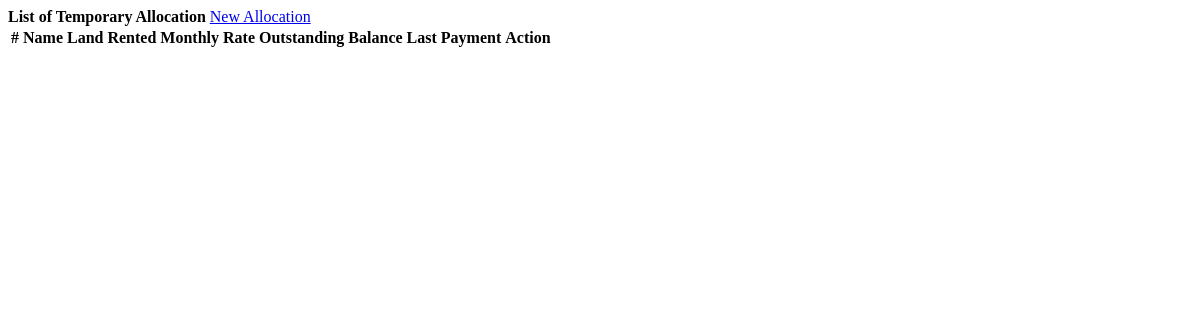
Page /tenants.php on the earlier database version.
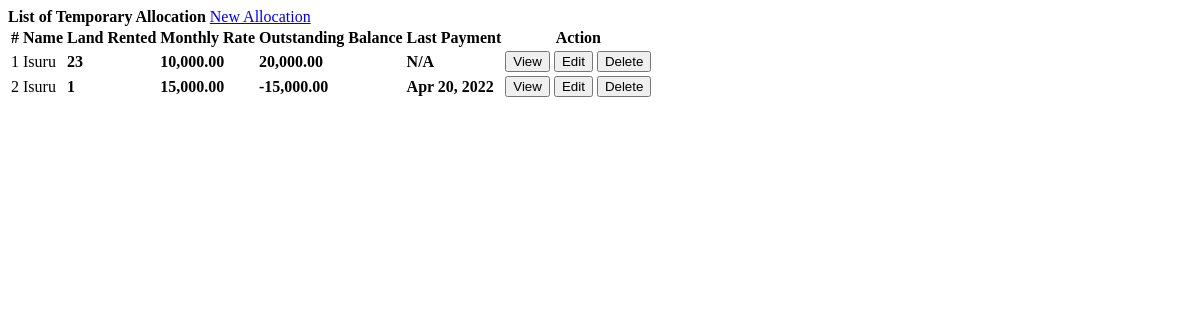
Same page on the later database version.
### tables this page shows
CREATE TABLE `tenants` (
  `id` int(30) NOT NULL,
  `firstname` varchar(100) NOT NULL,
  `middlename` varchar(100) NOT NULL,
  `lastname` varchar(100) NOT NULL,
  `email` varchar(100) NOT NULL,
  `contact` varchar(50) NOT NULL,
  `house_id` int(30) NOT NULL,
  `status` tinyint(1) NOT NULL DEFAULT 1 COMMENT '1 = active, 0= inactive',
  `date_in` date NOT NULL
);

CREATE TABLE `houses` (
  `id` int(30) NOT NULL,
  `house_no` varchar(50) NOT NULL,
  `category_id` int(30) NOT NULL,
  `description` text NOT NULL,
  `price` double NOT NULL
);

CREATE TABLE `payments` (
  `id` int(30) NOT NULL,
  `tenant_id` int(30) NOT NULL,
  `amount` float NOT NULL,
  `invoice` varchar(50) NOT NULL,
  `date_created` datetime NOT NULL DEFAULT current_timestamp()
);

### tenants.php (the view, shortened to what this page needs)
<?php include('db_connect.php');?>
<div class="container-fluid">
	<div class="col-lg-12">
		<div class="row">
			<div class="col-md-12">
				<div class="card">
					<div class="card-header">
						<b>List of Temporary Allocation</b>
						<span class="float:right"><a class="btn btn-primary btn-block btn-sm col-sm-2 float-right" href="javascript:void(0)" id="new_tenant">
					<i class="fa fa-plus"></i> New Allocation
				</a></span>
					</div>
					<div class="card-body">
						<table class="table table-condensed table-bordered table-hover">
							<thead>
								<tr>
									<th class="text-center">#</th>
									<th class="">Name</th>
									<th class="">Land Rented</th>
									<th class="">Monthly Rate</th>
									<th class="">Outstanding Balance</th>
									<th class="">Last Payment</th>
									<th class="text-center">Action</th>
								</tr>
							</thead>
							<tbody>
								<?php
								$i = 1;
								$tenant = $conn->query("SELECT t.*,concat(t.firstname) as name,h.house_no,h.price FROM tenants t inner join houses h on h.id = t.house_id where t.status = 1 order by h.house_no desc ");
								while($row=$tenant->fetch_assoc()):
									$months = abs(strtotime(date('Y-m-d')." 23:59:59") - strtotime($row['date_in']." 23:59:59"));
									$months = floor(($months) / (30*60*60*24));
									$payable = $row['price'] * $months;
									$paid = $conn->query("SELECT SUM(amount) as paid FROM payments where tenant_id =".$row['id']);
									$last_payment = $conn->query("SELECT * FROM payments where tenant_id =".$row['id']." order by unix_timestamp(date_created) desc limit 1");
									$paid = $paid->num_rows > 0 ? $paid->fetch_array()['paid'] : 0;
									$last_payment = $last_payment->num_rows > 0 ? date("M d, Y",strtotime($last_payment->fetch_array()['date_created'])) : 'N/A';
									$outstanding = $payable - $paid;
								?>
								<tr>
									<td class="text-center"><?php echo $i++ ?></td>
									<td>
										<?php echo ucwords($row['name']) ?>
									</td>
									<td class="">
										 <p> <b><?php echo $row['house_no'] ?></b></p>
									</td>
									<td class="">
										 <p> <b><?php echo number_format($row['price'],2) ?></b></p>
									</td>
									<td class="text-right">
										 <p> <b><?php echo number_format($outstanding,2) ?></b></p>
									</td>
									<td class="">
										 <p><b><?php echo  $last_payment ?></b></p>
									</td>
									<td class="text-center">
										<button class="btn btn-sm btn-outline-primary view_payment" type="button" data-id="<?php echo $row['id'] ?>" >View</button>
										<button class="btn btn-sm btn-outline-primary edit_tenant" type="button" data-id="<?php echo $row['id'] ?>" >Edit</button>
										<button class="btn btn-sm btn-outline-danger delete_tenant" type="button" data-id="<?php echo $row['id'] ?>">Delete</button>
									</td>
								</tr>
								<?php endwhile; ?>
							</tbody>
						</table>
					</div>
				</div>
			</div>
		</div>
	</div>
</div>

### tenants.php (style rules this page uses)
td { vertical-align: middle !important; }
td p { margin: unset }

Differences in the rows shown:
added tenants: name "Isuru", house.house_no "23", house.price "10,000.00", outstanding "20,000.00", last_payment "N/A"
added tenants: name "Isuru", house.house_no "1", house.price "15,000.00", outstanding "-15,000.00", payments.date_created "Apr 20, 2022"
